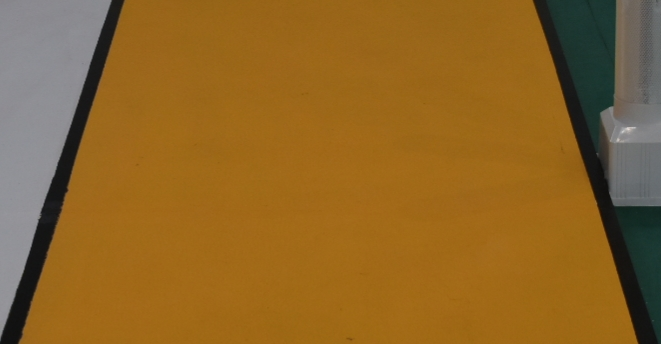
#> input picture saidao.jpeg, 661 x 344 px
$ python RoBoC_test.py
#> lines starting #> are read from the running program, lines starting #| are printed output that depends on the picture; after the words box and inside, x2 and y2 are one past the last pixel; in counts of white or black regions, pixels touching at a corner belong together
"""
    思路：
    1.先是读取图片，再copy一份来进行比较
    2.将图片转换为HSV格式，设置黄色的HSV阈值
    3.阈值提取黄色赛道，将获得的二值化图片用于轮廓检测
    4.找到最大的轮廓并绘制
    5.显示原图和处理后的图片
    必做题应该差不多就这样吧
"""
import cv2 as cv
import numpy as np

img = cv.imread('saidao.jpeg')
#> img is the input picture: shape (344, 661, 3); mean B, G, R 38.7, 101.1, 142.3
# cap = cv.VideoCapture(0)

# ret, img = cap.read()
# 创建原图进行对比
img_org = img.copy()
# cv.imshow('img', img)
# HSV转换
hsv = cv.cvtColor(img, cv.COLOR_BGR2HSV)
#> hsv: shape (344, 661, 3); mean H, S, V 31.9, 177.6, 143.9
# cv.imshow('hsv', hsv)
lower_yellow = np.array([6, 111, 85])
upper_yellow = np.array([21, 255, 255])
# 设置hsv阈值提取黄色
mask = cv.inRange(hsv, lower_yellow, upper_yellow)
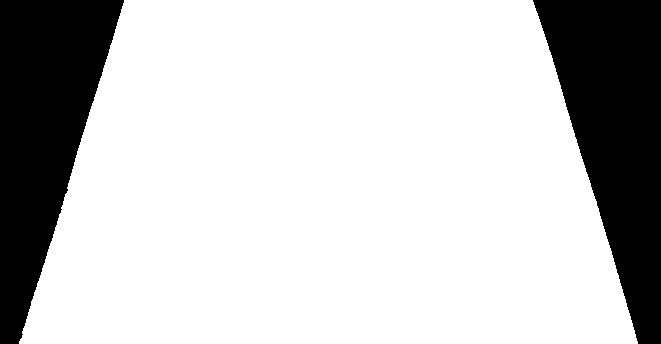
#> mask: shape (344, 661); 77.9% white; 2 black regions
# mask与img按位与运算
# res = cv.bitwise_and(img, img, mask=mask)
contours, hierarchy = cv.findContours(mask, cv.RETR_EXTERNAL, cv.CHAIN_APPROX_SIMPLE)
#> contours = 1 contour; box (x1, y1, x2, y2) and area: (19, 0, 638, 344) 176272
# 判断是否有轮廓
if len(contours) != 0:
    # 找到最大轮廓
    max_contour = max(contours, key=cv.contourArea)
#> max_contour = contour of 428 points, box (x1, y1, x2, y2) (19, 0, 638, 344), area 176272
    # 绘制轮廓
    cv.drawContours(img, [max_contour], -1, (0, 0, 255), 3)
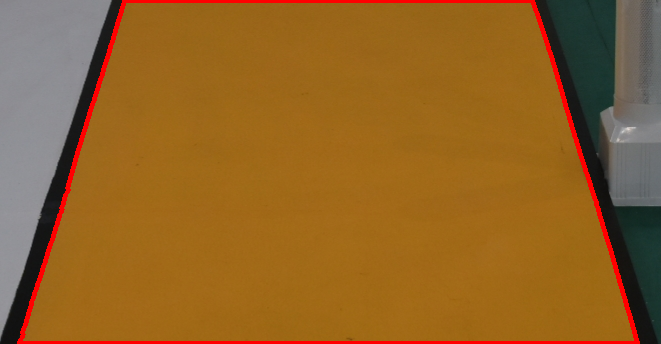
#> img: shape (344, 661, 3); 2.85% of pixels changed, all inside (x1, y1, x2, y2) = (17, 0, 640, 344)
cv.imshow('img_org', img_org)
cv.imshow('img', img)
cv.imwrite('img.png', img)
# cv.imshow('mask', mask)
# cv.imshow('res', res)
cv.waitKey(0)
cv.destroyAllWindows()
